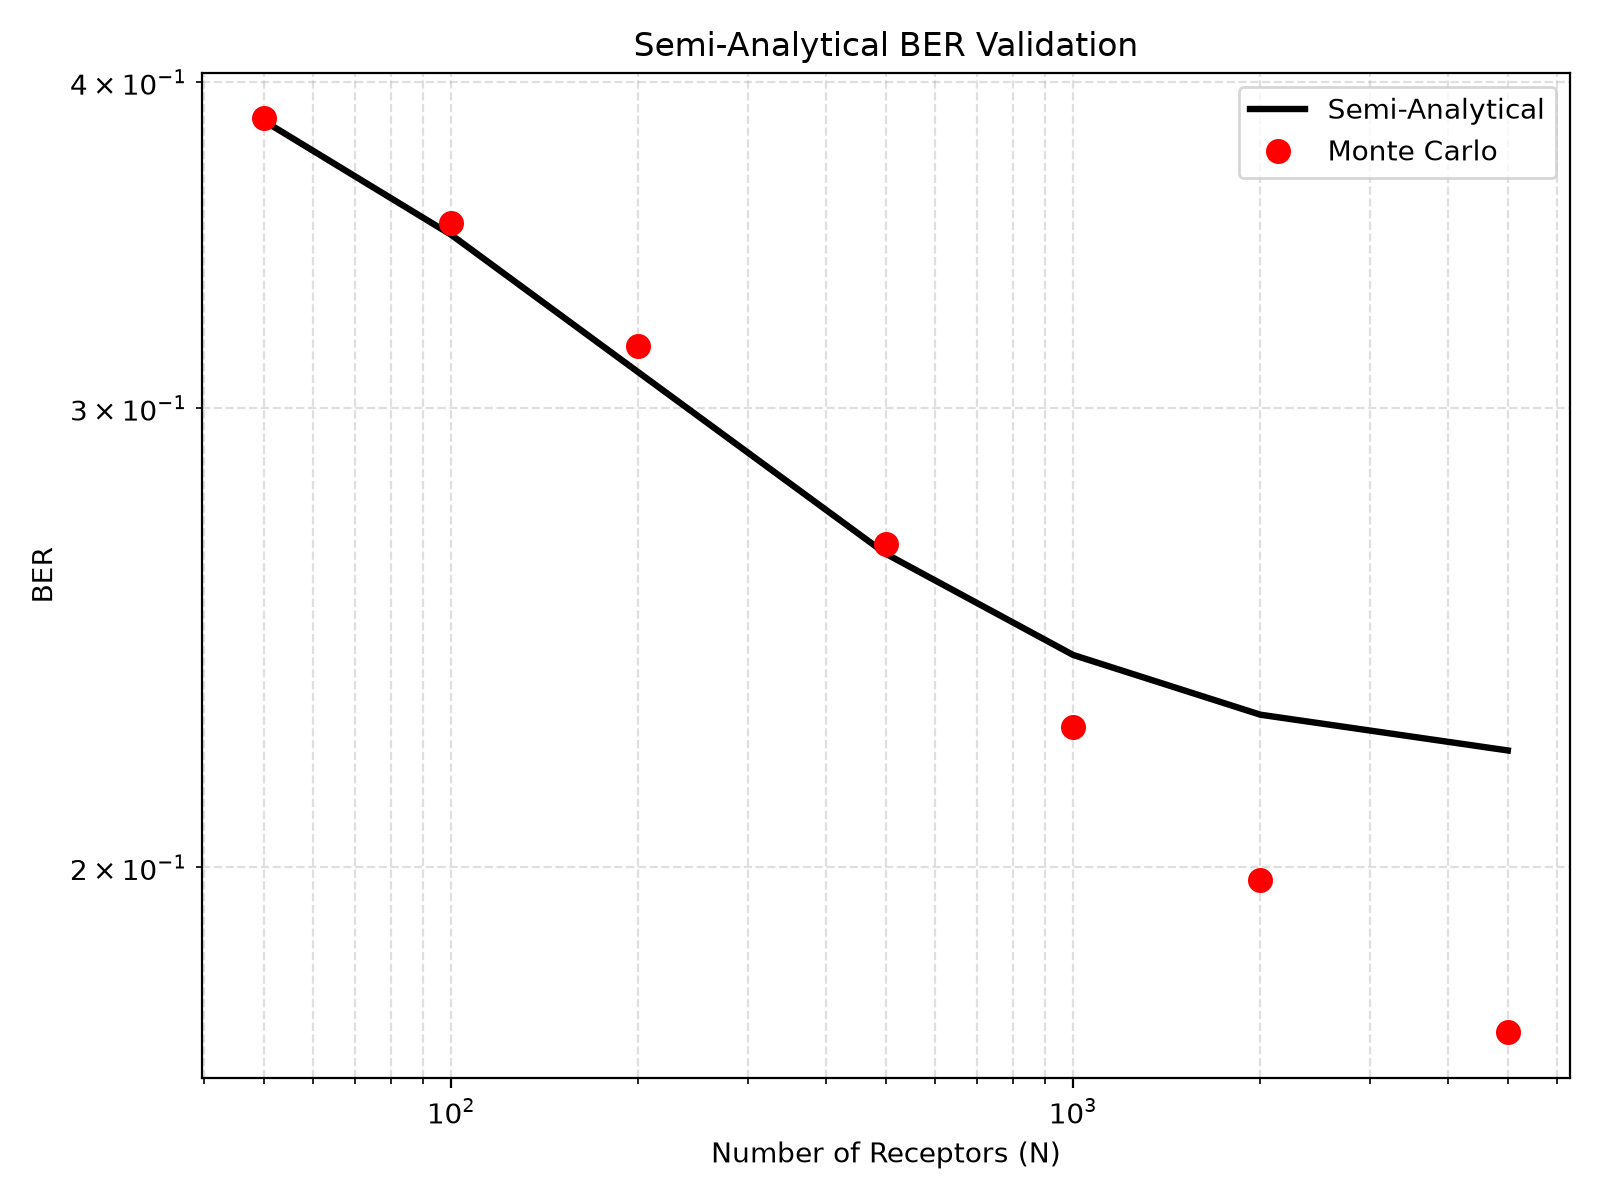

Recreate this plot in Python.
# dosya adı: semi_analytical_ber.py
# Section IV (Analytical BER) figuru ve tablosu.
# Ciktilar: semi_analytical_ber.png , semi_analytical_ber.pdf
# Konsol: N, analitik BER, simulasyon BER, hata %

import numpy as np
import matplotlib.pyplot as plt
from scipy.special import erfc
from scipy.optimize import brentq

np.random.seed(42)

# ---- parameters (paper) ----
DT = 0.005
T_BIT = 0.2
K_ON = 50.0
K_OFF = 5.0
K_REC = 0.8 * 30.0 / (4.0**2)   # rule: 0.8*D/d^2 = 1.5
NUM_BITS = 5000
SAMPLE_TIME = 0.08
Q_MOLS = 50000
D_COEFF = 30.0
D_DIST = 4.0
POISSON_SCALE = 80.0
N_RECEPTORS_LIST = [50, 100, 200, 500, 1000, 2000, 5000]
NUM_ITER = 20


def q_func(x):
    return 0.5 * erfc(x / np.sqrt(2))


def build_fick_channel(bits):
    t = np.arange(0, len(bits) * T_BIT, DT)
    C = np.zeros_like(t)
    pt = np.maximum(np.arange(0, 2.0, DT), 1e-12)
    pulse = (Q_MOLS / ((4*np.pi*D_COEFF*pt)**1.5)) * np.exp(-(D_DIST**2)/(4*D_COEFF*pt))
    pulse *= 0.005
    for i, b in enumerate(bits):
        if b == 1:
            s = int(i*T_BIT/DT); e = min(s+len(pulse), len(C))
            C[s:e] += pulse[:e-s]
    return C


def solve_tm_ode(C):
    R = np.zeros_like(C); D = np.zeros_like(C); F = np.ones_like(C)
    for i in range(1, len(C)):
        R[i] = np.clip(R[i-1] + (K_ON*C[i-1]*F[i-1] - K_OFF*R[i-1])*DT, 0, 1)
        D[i] = np.clip(D[i-1] + (K_OFF*R[i-1] - K_REC*D[i-1])*DT, 0, 1)
        tot = R[i] + D[i]
        if tot > 1:
            R[i] /= tot; D[i] /= tot
        F[i] = 1 - R[i] - D[i]
    return R


def sample_signal(R):
    idx = [min(int((j*T_BIT+SAMPLE_TIME)/DT), len(R)-1) for j in range(NUM_BITS)]
    return np.array([R[i] for i in idx])


# ---- Step 1: signal means AND the Poisson-induced spread of mu ----
bits = np.random.randint(0, 2, NUM_BITS)
C_clean = build_fick_channel(bits)

# Clean (noise-free) means
R_clean = solve_tm_ode(C_clean)
s_clean = sample_signal(R_clean)
mu_1 = np.mean(s_clean[bits == 1])
mu_0 = np.mean(s_clean[bits == 0])

# Poisson-induced variance of the sampled Rb (independent of N):
# estimate it by passing several Poisson channel realizations through the ODE.
poiss1, poiss0 = [], []
for _ in range(NUM_ITER):
    Cn = np.random.poisson(C_clean * POISSON_SCALE) / POISSON_SCALE
    s = sample_signal(solve_tm_ode(Cn))
    poiss1.append(s[bits == 1])
    poiss0.append(s[bits == 0])
var_poiss1 = np.var(np.concatenate(poiss1))
var_poiss0 = np.var(np.concatenate(poiss0))

print(f"mu1 = {mu_1:.4f}, mu0 = {mu_0:.4f}")
print(f"Poisson var: bit1 = {var_poiss1:.2e}, bit0 = {var_poiss0:.2e}\n")


def optimal_threshold(mu1, mu0, s1, s0):
    def f(th):
        return (th-mu0)/(s0**2) - (mu1-th)/(s1**2)
    return brentq(f, mu0, mu1)


analytical, simulated = [], []
print(" N   | Analyt. BER | Sim BER  | Error %")
print("-" * 44)
for N in N_RECEPTORS_LIST:
    # total variance = receptor (binomial, ~1/N) + Poisson floor (N-independent)
    sigma1 = np.sqrt(mu_1*(1-mu_1)/N + var_poiss1)
    sigma0 = np.sqrt(mu_0*(1-mu_0)/N + var_poiss0)

    theta = optimal_threshold(mu_1, mu_0, sigma1, sigma0)
    ber_a = 0.5*q_func((mu_1-theta)/sigma1) + 0.5*q_func((theta-mu_0)/sigma0)
    analytical.append(ber_a)

    # Monte Carlo: both Poisson channel noise and receptor binomial noise
    ber_mc = 0.0
    for _ in range(NUM_ITER):
        Cn = np.random.poisson(C_clean*POISSON_SCALE)/POISSON_SCALE
        R_u = solve_tm_ode(Cn)
        R_n = np.random.binomial(N, R_u)/N
        s = sample_signal(R_n)
        ber_mc += np.mean((s > theta).astype(int) != bits)
    ber_mc /= NUM_ITER
    simulated.append(ber_mc)

    err = abs(ber_mc - ber_a)/max(ber_mc, 1e-9)*100
    print(f"{N:<4} | {ber_a:.5f}    | {ber_mc:.5f} | {err:.2f}")


plt.figure(figsize=(8, 6))
plt.plot(N_RECEPTORS_LIST, analytical, 'k-', lw=2.3, label="Semi-Analytical")
plt.plot(N_RECEPTORS_LIST, simulated, 'ro', ms=8, label="Monte Carlo")
plt.xscale("log"); plt.yscale("log")
plt.xlabel("Number of Receptors (N)")
plt.ylabel("BER")
plt.title("Semi-Analytical BER Validation")
plt.grid(True, which="both", ls="--", alpha=0.4)
plt.legend()
plt.tight_layout()
plt.savefig("semi_analytical_ber.png", dpi=200)
plt.savefig("semi_analytical_ber.pdf")
plt.show()
